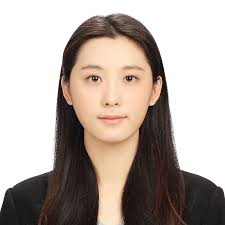
#> input picture code/card.jpeg, 225 x 225 px
$ python image_background.py   (Python 2 division)
#> lines starting #> are read from the running program, lines starting #| are printed output that depends on the picture
# -*- coding: utf-8 -*-
# coding=utf-8

from PIL import Image

im = Image.open('card.jpeg')
#> im is the input picture: PIL image 225x225 RGB; mean R, G, B 180.2, 168.5, 161.3
r, g, b = im.split()
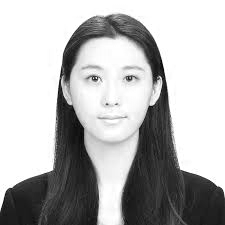
#> r: PIL image 225x225 L; min 0, max 255, mean 180.2
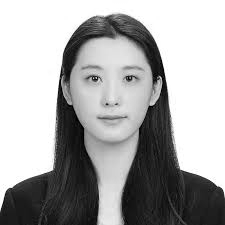
#> g: PIL image 225x225 L; min 0, max 255, mean 168.5
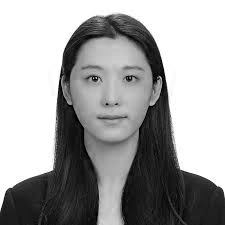
#> b: PIL image 225x225 L; min 0, max 255, mean 161.3
h,w = im.size
#> h = 225; w = 225
print h,w
#| 225 225

# 创建一个新的 r 通道分量, 注意 mode 值为 'L'
# 255 是白
# 0 是黑
n = Image.new('L', (h, w), color=0)
#> n: PIL image 225x225 L; every value is 0

for i in range(h):
    for j in range(w):
        pixel = im.getpixel((i, j))
        if all(map(lambda x:x>210, pixel)):
            im.putpixel((i, j), (0, 0, 255))
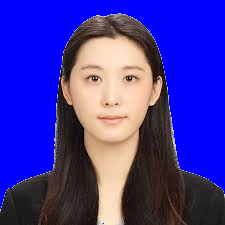
#> im: PIL image 225x225 RGB; mean R, G, B 64.3, 52.6, 161.5
# im = Image.merge('RGB', (n, n, b))
im.show()

$ run again, with code/alice.png saved as code/card.jpeg
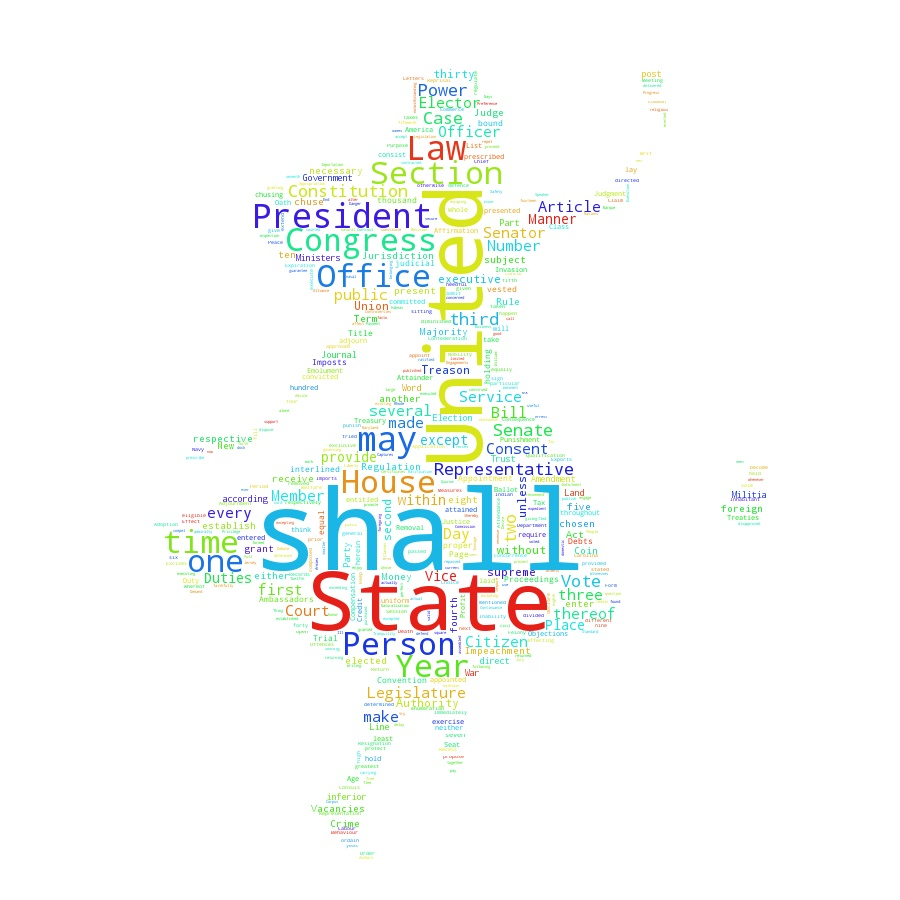
#> input picture code/alice.png, 900 x 900 px
#> im is the input picture: PIL image 900x900 RGB; mean R, G, B 247.7, 250.2, 248.1
#> `r, g, b = im.split()`:
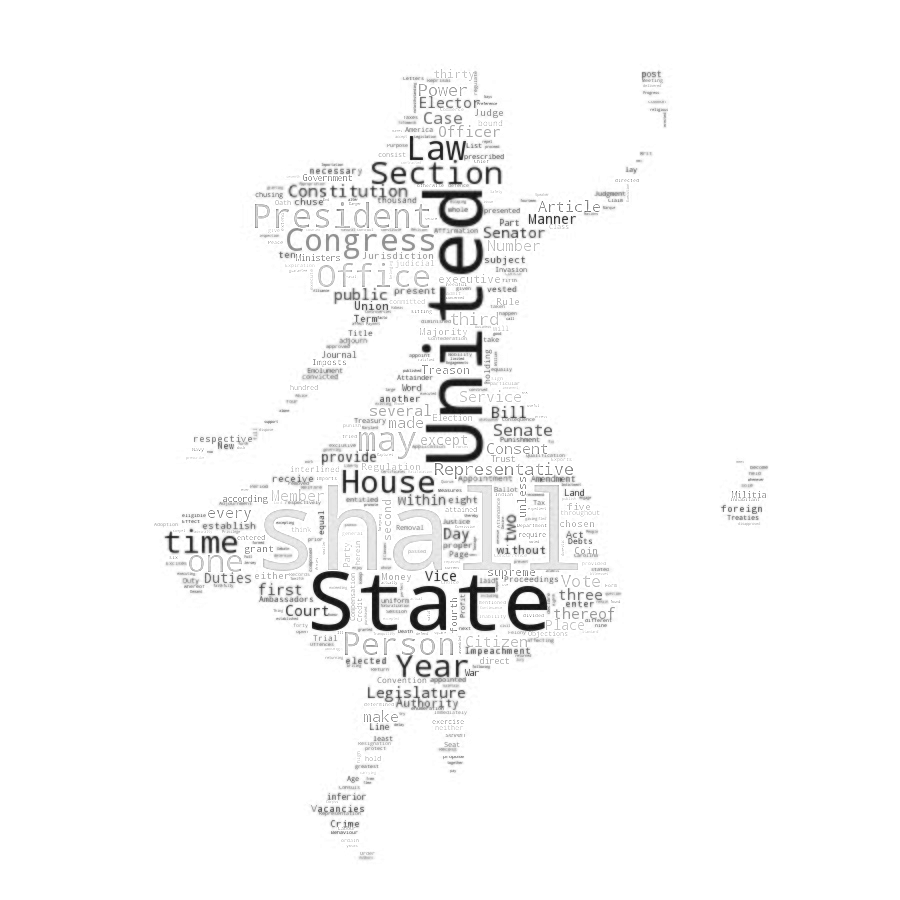
#> b: PIL image 900x900 L; min 13, max 255, mean 248.1
#| 900 900
#> n: PIL image 900x900 L; every value is 0
#> after the loop `for i in range(h):`:
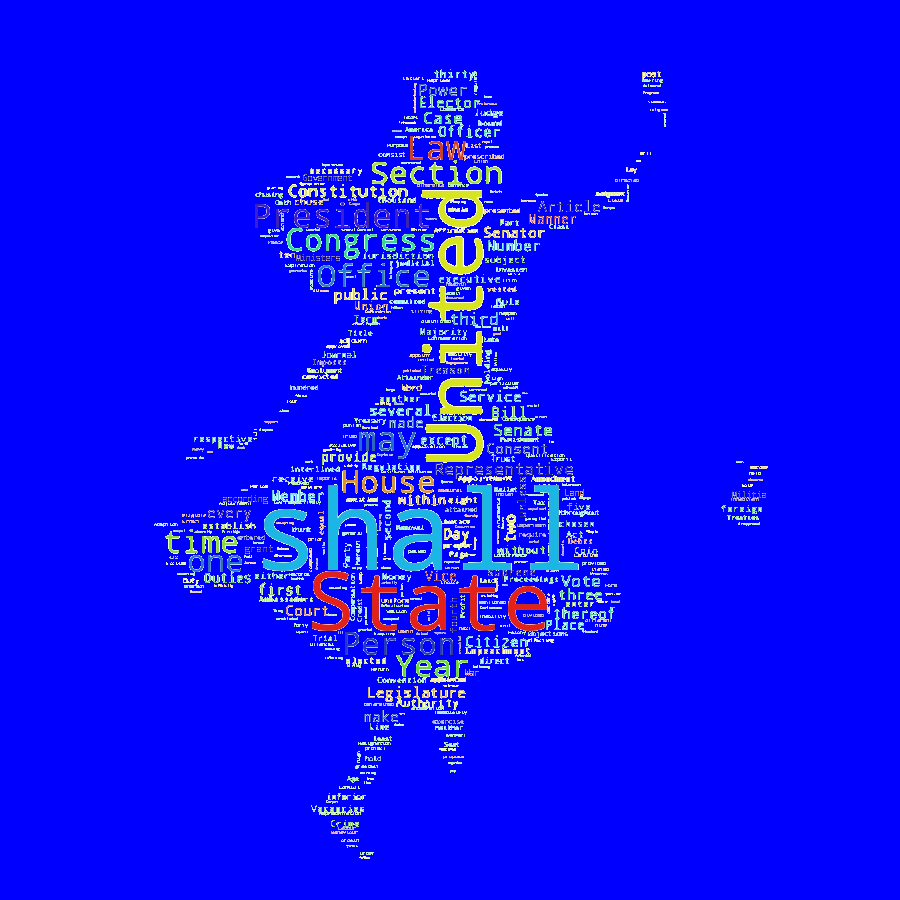
#> im: PIL image 900x900 RGB; mean R, G, B 11.5, 13.4, 248.9
